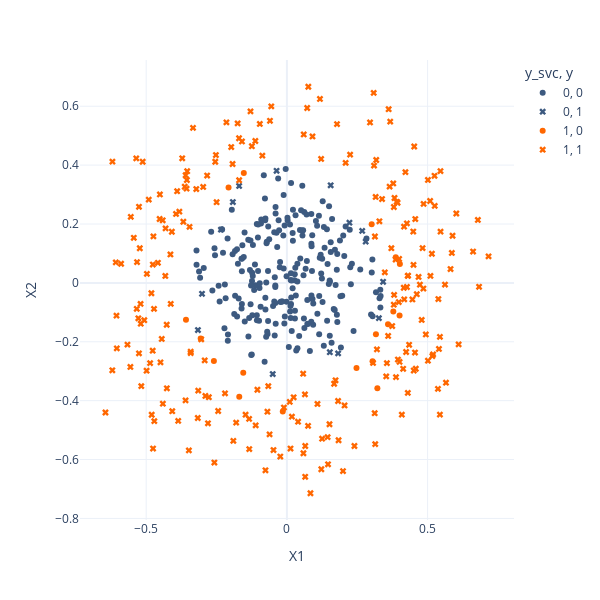

Source (notebook cell):
### Code cell
px.scatter(data_frame=train,
           x="X1",
           y="X2",
           color="y_svc",
           symbol="y",
           color_discrete_sequence=["#3d5a80", "#ff6700"],
           symbol_sequence=["circle", "x"],
           height=600,
           width=600,
           template="plotly_white")

### Figure 1 — Plotly figure (JSON) as saved in the notebook; plotly's stock layout.template omitted (floating-point values rounded to 4 significant figures; data arrays with more than 128 entries replaced by an {"elided": "..."} marker saying what was removed)
{"data": [{"hovertemplate": "y_svc=0<br>y=0<br>X1=%{x}<br>X2=%{y}<extra></extra>", "legendgroup": "0, 0", "marker": {"color": "#3d5a80", "symbol": "circle"}, "mode": "markers", "name": "0, 0", "orientation": "v", "showlegend": true, "type": "scatter", "x": {"elided": "232 float values"}, "xaxis": "x", "y": {"elided": "232 float values"}, "yaxis": "y"}, {"hovertemplate": "y_svc=0<br>y=1<br>X1=%{x}<br>X2=%{y}<extra></extra>", "legendgroup": "0, 1", "marker": {"color": "#3d5a80", "symbol": "x"}, "mode": "markers", "name": "0, 1", "orientation": "v", "showlegend": true, "type": "scatter", "x": [-0.3016, 0.182, 0.1525, -0.3161, 0.28, -0.192, 0.1555, 0.2676, -0.03672, 0.2222, -0.05037, 0.3268, 0.3418, -0.1698, -0.2344], "xaxis": "x", "y": [-0.03711, -0.2395, -0.2355, -0.1602, 0.1401, 0.2745, 0.3315, 0.1766, 0.3807, 0.2043, -0.3096, -0.1198, 0.003652, 0.3292, 0.1809], "yaxis": "y"}, {"hovertemplate": "y_svc=1<br>y=0<br>X1=%{x}<br>X2=%{y}<extra></extra>", "legendgroup": "1, 0", "marker": {"color": "#ff6700", "symbol": "circle"}, "mode": "markers", "name": "1, 0", "orientation": "v", "showlegend": true, "type": "scatter", "x": [0.3781, -0.2594, 0.4014, 0.2473, 0.3012, 0.3592, 0.3163, -0.01465, 0.3214, -0.3586, -0.1532, -0.2073, -0.1551, 0.3867, -0.1693, 0.3044, -0.3063, 0.4003], "xaxis": "x", "y": [-0.09688, -0.2653, 0.06451, -0.2893, 0.1994, -0.1401, -0.1748, -0.4371, -0.3579, -0.1252, 0.3736, 0.3239, -0.3054, 0.0872, -0.3866, -0.2664, -0.1886, -0.1105], "yaxis": "y"}, {"hovertemplate": "y_svc=1<br>y=1<br>X1=%{x}<br>X2=%{y}<extra></extra>", "legendgroup": "1, 1", "marker": {"color": "#ff6700", "symbol": "x"}, "mode": "markers", "name": "1, 1", "orientation": "v", "showlegend": true, "type": "scatter", "x": {"elided": "235 float values"}, "xaxis": "x", "y": {"elided": "235 float values"}, "yaxis": "y"}], "layout": {"height": 600, "legend": {"title": {"text": "y_svc, y"}, "tracegroupgap": 0}, "margin": {"t": 60}, "width": 600, "xaxis": {"anchor": "y", "domain": [0, 1], "title": {"text": "X1"}}, "yaxis": {"anchor": "x", "domain": [0, 1], "title": {"text": "X2"}}}}
